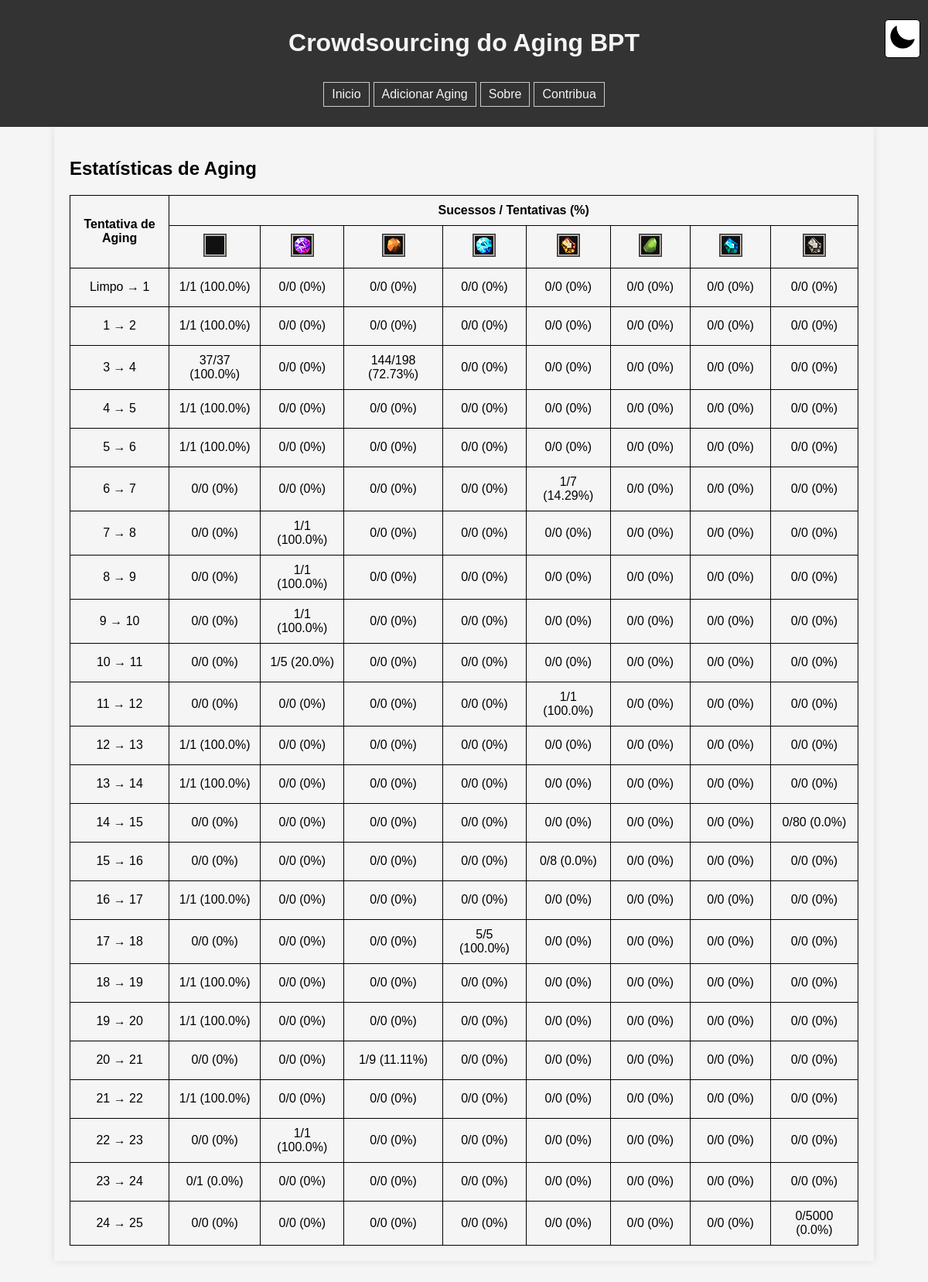
Before: / with the older database file.
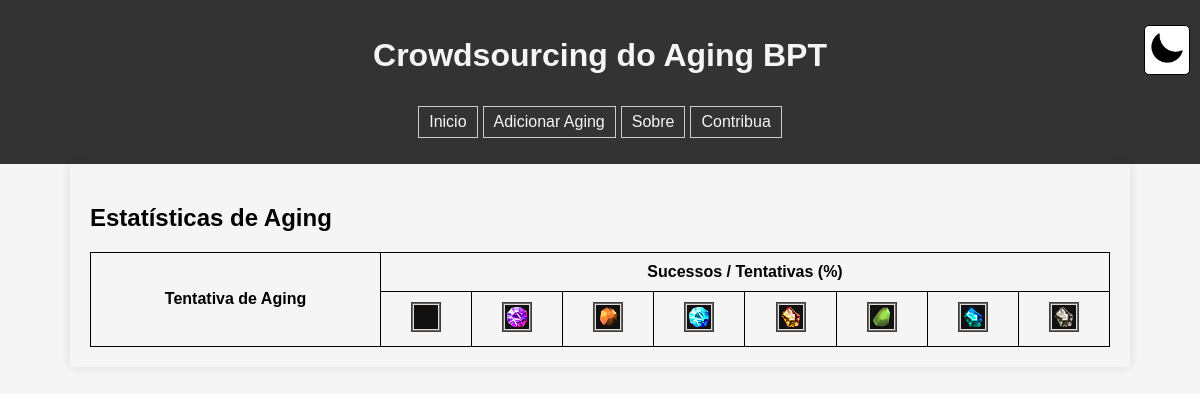
After: the same page with the newer database file.
### tables this page shows
CREATE TABLE agings (
    id SERIAL PRIMARY KEY,
    name TEXT NOT NULL,
    catalyst TEXT NOT NULL,
    success INTEGER NOT NULL CHECK(success IN (0,1)),
    specificity TEXT NOT NULL);

### app.py (the view)
@app.route("/")
def index():
    conn = get_db_connection()
    cursor = conn.cursor()
    stats = get_experiment_stats()
    return render_template("index.html", stats=stats)

### app.py (called while the page is built)
def get_db_connection():
    conn = sqlite3.connect("agings.db")
    conn.row_factory = sqlite3.Row
    return conn

### templates/index.html (shortened to what this page needs)
<!DOCTYPE html>
<html lang="en">
<head>
    <link rel="stylesheet" href="{{ url_for('static', filename='styles.css') }}">
</head>
<body>
    <header>
        <h1>Crowdsourcing do Aging BPT</h1>
        <nav>
            <a href="/" class="nav-button">Inicio</a>
            <a href="/add_age" class="nav-button">Adicionar Aging</a>
            <a href="/sobre" class="nav-button">Sobre</a>
            <a href="/contribua" class="nav-button">Contribua</a>
        </nav>
        <button id="darkModeToggle" class="darkModeButton">
            <img id="darkModeIcon" src="{{ url_for('static', filename='imgs/light-mode-icon.png') }}" alt="Modo Claro" title="Testtt"width="40" height="40">
        </button>
    </header>
    <section>
        <h2>Estatísticas de Aging</h2>
        <div class="table-container">
        <table border="1">
            <tr>
                <th rowspan="2">Tentativa de Aging</th>
                <th colspan="8">Sucessos / Tentativas (%)</th>
            </tr>
            <tr>
                <th><div class="image-container">
                    <img src="{{ url_for('static', filename='imgs/nenhum.png') }}" alt="Sem nada" width="30" height="30">
                </div></th>
                <th><div class="image-container">
                    <img src="{{ url_for('static', filename='imgs/pedra.png') }}" alt="Pedra do Aging" width="30" height="30">
                </div></th>
                <th><div class="image-container">
                    <img src="{{ url_for('static', filename='imgs/super_pedra.png') }}" alt="Super Pedra do Aging" width="30" height="30">
                </div></th>
                <th><div class="image-container">
                    <img src="{{ url_for('static', filename='imgs/safira.png') }}" alt="Safira do Aging" width="30" height="30">
                </div></th>
                <th><div class="image-container">
                    <img src="{{ url_for('static', filename='imgs/ouro_magico.png') }}" alt="Ouro Mágico" width="30" height="30">
                </div></th>
                <th><div class="image-container">
                    <img src="{{ url_for('static', filename='imgs/ouro_magico_anc.png') }}" alt="Ouro Mágico dos Anciões" width="30" height="30">
                </div></th>
                <th><div class="image-container">
                    <img src="{{ url_for('static', filename='imgs/ouro_magico_sup.png') }}" alt="Ouro Mágico Superior" width="30" height="30">
                </div></th>
                <th><div class="image-container">
                    <img src="{{ url_for('static', filename='imgs/minerio.png') }}" alt="Minério Mágico" width="30" height="30">
                </div></th>
            </tr>
            {% for stat in stats %}
            <tr>
                <tr class="expandable-row">
                <td> {% set n = stat["name"]|int %}
                    {% if n==0 %}
                        Limpo
                    {% else %}
                        {{n}}
                    {% endif %} → {{ n + 1 }} </td>
                <td>
                    {{ stat["success_c1"] }}/{{ stat["attempts_c1"] }} ({{ (stat["success_c1"] / stat["attempts_c1"] * 100) | round(2) if stat["attempts_c1"] > 0 else 0 }}%)
                </td>
                <td>{{ stat["success_c2"] }}/{{ stat["attempts_c2"] }} ({{ (stat["success_c2"] / stat["attempts_c2"] * 100) | round(2) if stat["attempts_c2"] > 0 else 0 }}%)
                </td>
                <td>{{ stat["success_c3"] }}/{{ stat["attempts_c3"] }} ({{ (stat["success_c3"] / stat["attempts_c3"] * 100) | round(2) if stat["attempts_c3"] > 0 else 0 }}%)
                </td>
                <td>{{ stat["success_c4"] }}/{{ stat["attempts_c4"] }} ({{ (stat["success_c4"] / stat["attempts_c4"] * 100) | round(2) if stat["attempts_c4"] > 0 else 0 }}%)
                </td>
                <td>{{ stat["success_c5"] }}/{{ stat["attempts_c5"] }} ({{ (stat["success_c5"] / stat["attempts_c5"] * 100) | round(2) if stat["attempts_c5"] > 0 else 0 }}%)
                </td>
                <td>{{ stat["success_c6"] }}/{{ stat["attempts_c6"] }} ({{ (stat["success_c6"] / stat["attempts_c6"] * 100) | round(2) if stat["attempts_c6"] > 0 else 0 }}%)
                </td>
                <td>{{ stat["success_c7"] }}/{{ stat["attempts_c7"] }} ({{ (stat["success_c7"] / stat["attempts_c7"] * 100) | round(2) if stat["attempts_c7"] > 0 else 0 }}%)
                </td>
                <td>{{ stat["success_c8"] }}/{{ stat["attempts_c8"] }} ({{ (stat["success_c8"] / stat["attempts_c8"] * 100) | round(2) if stat["attempts_c8"] > 0 else 0 }}%)
                </td>
                </tr>
            </tr>
            {% endfor %}
        </table>
        </div>
    </section>
</body>
</html>

### static/styles.css (style rules this page uses)
html { overflow-y: scroll; }
body { font-family: Arial, sans-serif; margin: 0; padding: 0; background-color: whitesmoke; color: black; height: 2px; }
header { background: #333; color: whitesmoke; padding: 1rem; text-align: center; }
select, button { background-color: whitesmoke; color: black; padding: 8px; border: 1px solid black; border-radius: 5px; cursor: pointer; }
nav { display: flex; gap: 5px; padding: 10px; justify-content: center; }
nav a.nav-button { text-decoration: none; background-color: #333; color: whitesmoke; padding: 6px 10px; border-radius: 0px; border: 1px solid #ccc; transition: background-color 0.3s ease; }
.table-container { overflow: visible; }
.table-container table { width: 100%; border-collapse: collapse; }
section { width: 85%; margin: auto; padding: 20px; background: whitesmoke; box-shadow: 0 0 10px rgba(0, 0, 0, 0.1); }
table { width: 100%; border-collapse: collapse; margin-top: 20px; }
table, th, td { border: 1px solid black; padding: 10px; text-align: center; }
#darkModeToggle { position: absolute; top: 10px; right: 10px; background-color: #fff; padding: 2px 2px; margin-top: 15px; margin-left: 10px; font-size: 16px; cursor: pointer; }
.image-container { position: relative; display: inline-block; text-align: center; }

Changed rows visible on the page:
removed agings: shows "Limpo", n "1", success_c1 "1", attempts_c1 "1", success_c1 "100.0", success_c2 "0", attempts_c2 "0", success "0", success_c3 "0", attempts_c3 "0", success_c4 "0", attempts_c4 "0", success_c5 "0", attempts_c5 "0", success_c6 "0", attempts_c6 "0", success_c7 "0", attempts_c7 "0", success_c8 "0", attempts_c8 "0", n "2", n "3", n "4", success_c1 "37", attempts_c1 "37", success_c3 "144", attempts_c3 "198", success_c3 "72.73", n "5", n "6", n "7", success_c1 "0", attempts_c1 "0", success_c5 "1", attempts_c5 "7", success_c5 "14.29", n "8", success_c2 "1", attempts_c2 "1", success_c2 "100.0", n "9", n "10", n "11", attempts_c2 "5", success_c2 "20.0", n "12", attempts_c5 "1", success_c5 "100.0", n "13", n "14", n "15", attempts_c8 "80", success_c8 "0.0", n "16", attempts_c5 "8", success_c5 "0.0", n "17", n "18", success_c4 "5", attempts_c4 "5", success_c4 "100.0", n "19", n "20", n "21", success_c3 "1", attempts_c3 "9", success_c3 "11.11", n "22", n "23", n+1 "24", success_c1 "0.0", name "24", n "25", attempts_c8 "5000"
